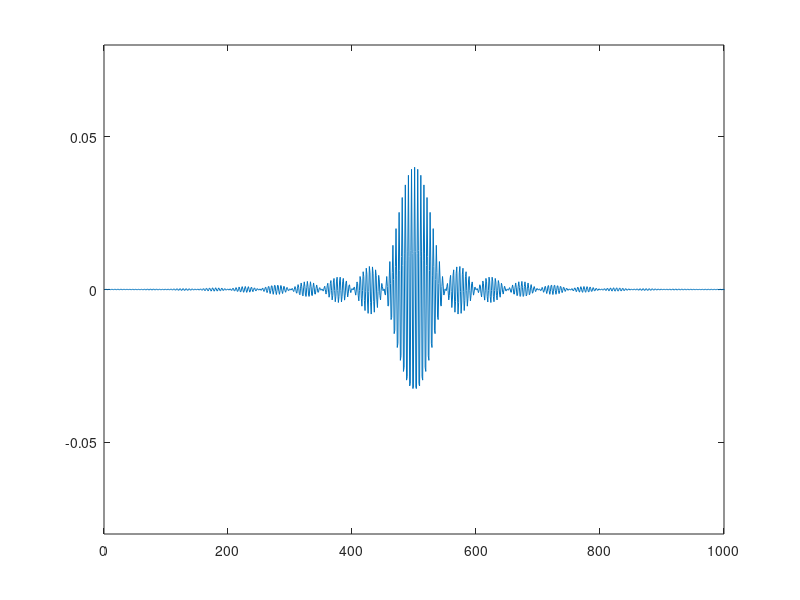
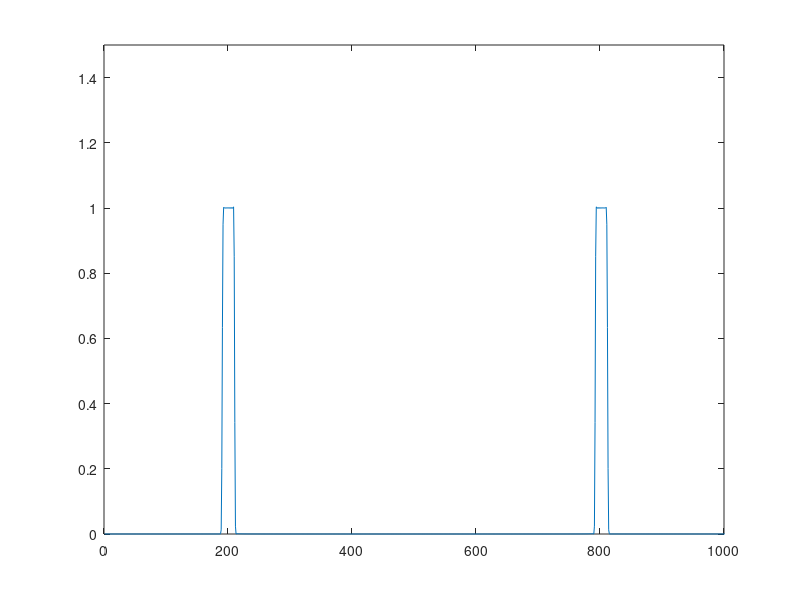
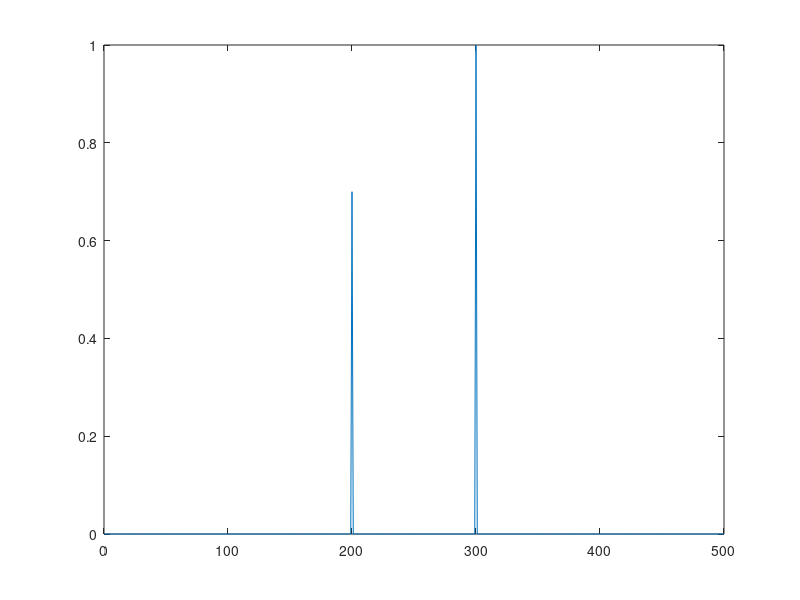
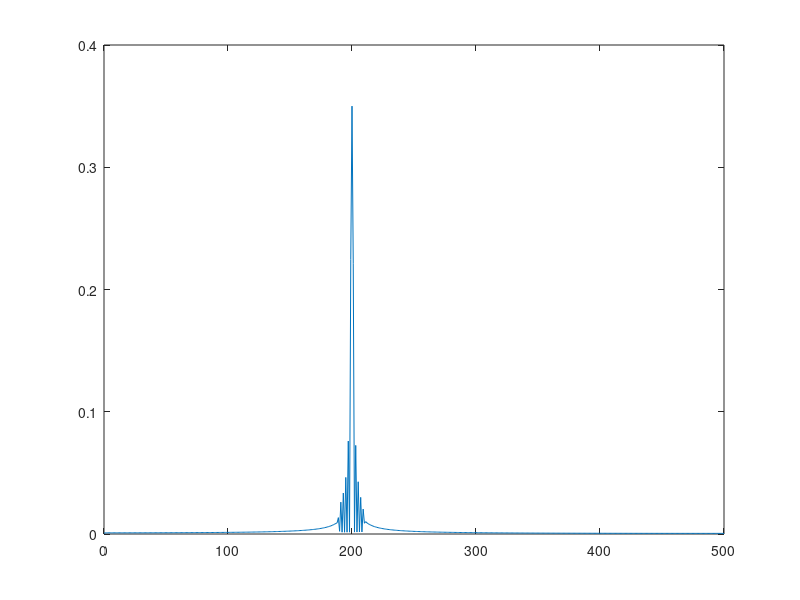

Write MATLAB code to recreate these figures, in order.
%Se trata de disenar un filtro en frecuencia 
%Emplea la funcion Matlab fir1(n,Wn) nth order Wn window
%fc es el centro de la banda a filtrar con +/- rango (bwx)
%L es la longitud de la senal a filtrar
L=1000;
fc=200; %Hz 
bwx=10;
c1=(fc-bwx)/(L/2); %rango inferior
c2=(fc+bwx)/(L/2); %rango superior
b=fir1(L,[c1 c2]); %esto crea un sin(xt)/xt (especie FIR)
figure
plot(1:L+1,b) %queda centrada en L/2
axis([0 L -0.08 +0.08])
Z=fft(b); %Tranformada fourier de b (complex a+ib)
P2Z=abs(Z); % real =(a^2 + b^2)^0.5
figure
%length(P2Z)
plot(1:L+1,P2Z) %espectro two-sided del filtro 
axis([0 L 0 1.5])

%Prueba con una senal compuesta (suma frecs)
Fs=1000; %sampling frequency (mejor igual a L por coherencia de graficas)
T=1/Fs; %sampling period
t=(0:L-1)*T; %Time vector
S=0.7*sin(2*pi*200*t)+sin(2*pi*300*t); %senal
%Su espectro es
Y=fft(S);
P2=abs(Y/L);
P1=P2(1:L/2+1);
P1(2:end-1)=2*P1(2:end-1);
f1=Fs*(0:(L/2))/L;
figure 
plot(f1,P1) %single sided spectrum de la senal

Xn=filter(b,1,S); %aplicando el filtro creado
Yn=fft(Xn);
P2n=abs(Yn/L);
P1n=P2n(1:L/2+1);
P1n(2:end-1)=2*P1n(2:end-1);
f1n=Fs*(0:(L/2))/L;
figure 
plot(f1n,P1n) %single sided spectrum aplicado el filtro









